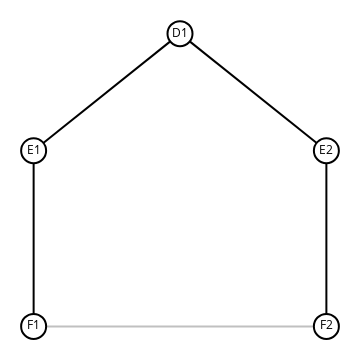

Here is the notebook cell this chart was saved with:
### Markdown cell above
Terceiro grafo:

### Code cell
g3 = load_graph('power-3.gml')

show_graph(g3)

### Figure 1 — Plotly figure (JSON) as saved in the notebook; plotly's stock layout.template omitted (floating-point values rounded to 4 significant figures)
{"data": [{"hoverinfo": "none", "line": {"color": "rgb(192, 192, 192)", "width": 2}, "mode": "lines", "x": [0, 1, null], "y": [0, 0, null]}, {"hoverinfo": "none", "line": {"color": "rgb(0, 0, 0)", "width": 2}, "mode": "lines", "x": [0.5, 0, null, 0.5, 1, null, 0, 0, null, 1, 1, null], "y": [1, 0.6, null, 1, 0.6, null, 0.6, 0, null, 0.6, 0, null]}, {"hoverinfo": "none", "marker": {"color": "rgb(255, 255, 255)", "line": {"color": "rgb(0, 0, 0)", "width": 2}, "size": 25}, "mode": "markers+text", "text": ["D1", "E1", "E2", "F1", "F2"], "textfont": {"color": "rgb(0, 0, 0)"}, "textposition": "middle center", "x": [0.5, 0, 1, 0, 1], "y": [1, 0.6, 0.6, 0, 0]}], "layout": {"height": 360, "margin": {"b": 0, "l": 0, "r": 0, "t": 0}, "showlegend": false, "width": 360, "xaxis": {"showgrid": false, "showticklabels": false, "zeroline": false}, "yaxis": {"showgrid": false, "showticklabels": false, "zeroline": false}}}
